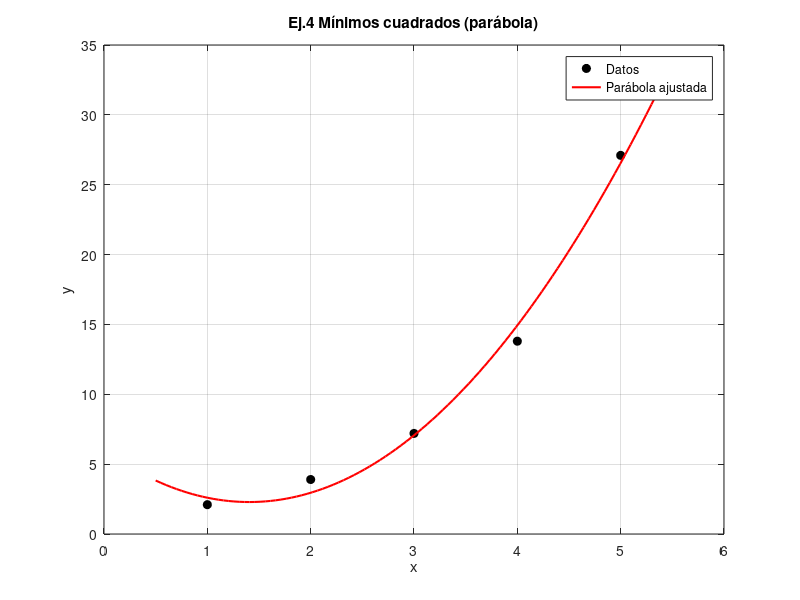

Recreate this plot in MATLAB.
%% Ejercicio 4 — Parábola por mínimos cuadrados (como examen modelo U2)
out = getenv('MN_EVID_DIR');
if isempty(out), out = fullfile(fileparts(mfilename('fullpath')), '..', 'evidencias', 'ejercicio_04'); end
if ~exist(out, 'dir'), mkdir(out); end

x = [1; 2; 3; 4; 5];
y = [2.1; 3.9; 7.2; 13.8; 27.1];
M = [x.^2, x, ones(size(x))];
coef = (M'*M)^(-1)*(M'*y);  % a, b, c para y = a x^2 + b x + c

fid = fopen(fullfile(out, 'resultado.txt'), 'w');
fprintf(fid, 'metodo=minimos_cuadrados_parabola\n');
fprintf(fid, 'modelo=y=a*x^2+b*x+c\n');
fprintf(fid, 'a=%.10f\n', coef(1));
fprintf(fid, 'b=%.10f\n', coef(2));
fprintf(fid, 'c=%.10f\n', coef(3));
fprintf(fid, 'xi,yi,y_hat\n');
yhat = M*coef;
for i = 1:length(x)
  fprintf(fid, '%d,%.4f,%.4f,%.4f\n', i, x(i), y(i), yhat(i));
end
fclose(fid);

xx = linspace(0.5, 5.5, 100);
yy = coef(1)*xx.^2 + coef(2)*xx + coef(3);
figure('visible', 'off');
plot(x, y, 'ko', 'MarkerFaceColor', 'k', 'DisplayName', 'Datos');
hold on; plot(xx, yy, 'r-', 'LineWidth', 1.5, 'DisplayName', 'Parábola ajustada');
grid on; legend; title('Ej.4 Mínimos cuadrados (parábola)'); xlabel('x'); ylabel('y');
print(fullfile(out, 'octave_grafica.png'), '-dpng', '-r140');
